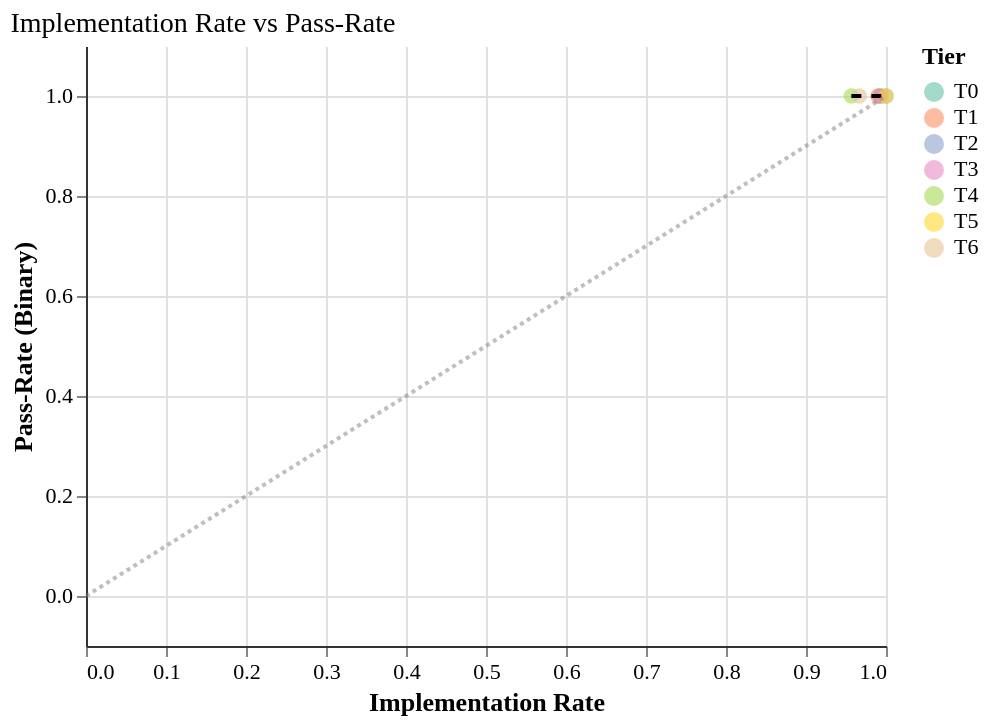

Describe this chart as a Vega-Lite specification.
### Vega-Lite specification from a JSON file in a GitHub repository (floating-point values rounded to 4 significant figures)
{"config": {"font": "serif", "axis": {"labelFontSize": 11, "titleFontSize": 13, "gridColor": "#e0e0e0", "domainColor": "#333333"}, "legend": {"labelFontSize": 11, "titleFontSize": 12}, "title": {"fontSize": 14, "anchor": "start", "fontWeight": "normal"}, "view": {"stroke": null, "continuousWidth": 400, "continuousHeight": 300}, "mark": {"tooltip": true}}, "layer": [{"mark": {"type": "circle", "opacity": 0.6, "size": 60}, "encoding": {"color": {"field": "tier", "scale": {"domain": ["T0", "T1", "T2", "T3", "T4", "T5", "T6"], "range": ["#66c2a5", "#fc8d62", "#8da0cb", "#e78ac3", "#a6d854", "#ffd92f", "#e5c494"]}, "sort": ["T0", "T1", "T2", "T3", "T4", "T5", "T6"], "title": "Tier", "type": "nominal"}, "tooltip": [{"field": "agent_model", "title": "Model", "type": "nominal"}, {"field": "tier", "title": "Tier", "type": "nominal"}, {"field": "impl_rate", "format": ".3f", "title": "Impl-Rate", "type": "quantitative"}, {"field": "pass_rate", "format": "d", "title": "Passed", "type": "quantitative"}], "x": {"field": "impl_rate", "scale": {"domain": [0, 1]}, "title": "Implementation Rate", "type": "quantitative"}, "y": {"field": "pass_rate", "scale": {"domain": [-0.1, 1.1]}, "title": "Pass-Rate (Binary)", "type": "quantitative"}}}, {"mark": {"type": "line", "color": "black", "strokeDash": [5, 5]}, "encoding": {"x": {"field": "impl_rate", "type": "quantitative"}, "y": {"field": "pass_rate", "type": "quantitative"}}, "transform": [{"on": "impl_rate", "regression": "pass_rate"}]}, {"data": {"name": "data-42f50405073b2dbe8396db6b7dd2f6be"}, "mark": {"type": "line", "color": "gray", "opacity": 0.5, "strokeDash": [2, 2]}, "encoding": {"x": {"field": "x", "type": "quantitative"}, "y": {"field": "y", "type": "quantitative"}}}], "data": {"name": "data-7f96434167868e5fb1c73c21222bb13f"}, "height": 300, "title": "Implementation Rate vs Pass-Rate", "width": 400, "$schema": "https://vega.github.io/schema/vega-lite/v6.1.0.json", "datasets": {"data-7f96434167868e5fb1c73c21222bb13f": [{"agent_model": "Sonnet 4.5", "tier": "T0", "passed": true, "impl_rate": 0.9923, "pass_rate": 1}, {"agent_model": "Sonnet 4.5", "tier": "T1", "passed": true, "impl_rate": 0.99, "pass_rate": 1}, {"agent_model": "Sonnet 4.5", "tier": "T2", "passed": true, "impl_rate": 1.0, "pass_rate": 1}, {"agent_model": "Sonnet 4.5", "tier": "T3", "passed": true, "impl_rate": 0.9933, "pass_rate": 1}, {"agent_model": "Sonnet 4.5", "tier": "T4", "passed": true, "impl_rate": 0.9567, "pass_rate": 1}, {"agent_model": "Sonnet 4.5", "tier": "T5", "passed": true, "impl_rate": 1.0, "pass_rate": 1}, {"agent_model": "Sonnet 4.5", "tier": "T6", "passed": true, "impl_rate": 0.9667, "pass_rate": 1}], "data-42f50405073b2dbe8396db6b7dd2f6be": [{"x": 0, "y": 0}, {"x": 1, "y": 1}]}}
